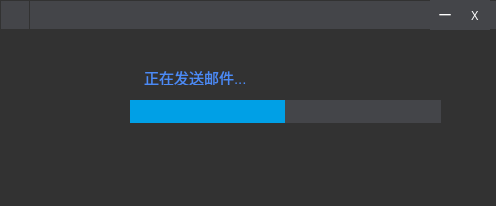
<?xml version="1.0" encoding="UTF-8"?>
<ui version="4.0">
 <class>Dialog</class>
 <widget class="QDialog" name="Dialog">
  <property name="geometry">
   <rect>
    <x>0</x>
    <y>0</y>
    <width>496</width>
    <height>206</height>
   </rect>
  </property>
  <property name="windowTitle">
   <string>发邮件</string>
  </property>
  <property name="windowIcon">
   <iconset>
    <normaloff>logo.png</normaloff>logo.png</iconset>
  </property>
  <property name="styleSheet">
   <string notr="true">border: 1px solid rgb(50, 50, 50);
        background: rgb(50, 50, 50);</string>
  </property>
  <widget class="QLabel" name="gifLabel">
   <property name="geometry">
    <rect>
     <x>30</x>
     <y>80</y>
     <width>91</width>
     <height>61</height>
    </rect>
   </property>
   <property name="text">
    <string/>
   </property>
  </widget>
  <widget class="QProgressBar" name="progressBar">
   <property name="geometry">
    <rect>
     <x>130</x>
     <y>100</y>
     <width>311</width>
     <height>23</height>
    </rect>
   </property>
   <property name="styleSheet">
    <string notr="true">QProgressBar{
        border: none;
        color: white;
        text-align: center;
        background: rgb(68, 69, 73);
}
QProgressBar::chunk {
        border: none;
        background: rgb(0, 160, 230);
}</string>
   </property>
   <property name="maximum">
    <number>0</number>
   </property>
   <property name="value">
    <number>-1</number>
   </property>
  </widget>
  <widget class="QLabel" name="txtLabel">
   <property name="geometry">
    <rect>
     <x>140</x>
     <y>65</y>
     <width>241</width>
     <height>21</height>
    </rect>
   </property>
   <property name="text">
    <string>&lt;html&gt;&lt;head/&gt;&lt;body&gt;&lt;p&gt;&lt;span style=&quot; font-family:'Microsoft YaHei'; font-size:15px; color:#4c8bf5;&quot;&gt;正在发送邮件...&lt;/span&gt;&lt;/p&gt;&lt;/body&gt;&lt;/html&gt;</string>
   </property>
  </widget>
  <widget class="QWidget" name="widget" native="true">
   <property name="geometry">
    <rect>
     <x>0</x>
     <y>160</y>
     <width>551</width>
     <height>41</height>
    </rect>
   </property>
   <widget class="QLabel" name="userLabel">
    <property name="geometry">
     <rect>
      <x>30</x>
      <y>0</y>
      <width>381</width>
      <height>31</height>
     </rect>
    </property>
    <property name="text">
     <string/>
    </property>
   </widget>
  </widget>
  <widget class="QWidget" name="widget_2" native="true">
   <property name="geometry">
    <rect>
     <x>0</x>
     <y>0</y>
     <width>501</width>
     <height>30</height>
    </rect>
   </property>
   <property name="styleSheet">
    <string notr="true">background: rgb(68, 69, 73);</string>
   </property>
   <widget class="QLabel" name="iconlabel">
    <property name="geometry">
     <rect>
      <x>0</x>
      <y>0</y>
      <width>30</width>
      <height>30</height>
     </rect>
    </property>
    <property name="pixmap">
     <pixmap>logo.png</pixmap>
    </property>
    <property name="scaledContents">
     <bool>true</bool>
    </property>
   </widget>
   <widget class="QLabel" name="labelmin">
    <property name="geometry">
     <rect>
      <x>430</x>
      <y>0</y>
      <width>30</width>
      <height>30</height>
     </rect>
    </property>
    <property name="font">
     <font>
      <family>微软雅黑</family>
     </font>
    </property>
    <property name="styleSheet">
     <string notr="true">QLabel{
   color:white;
	border:0px;
}
QLabel:hover{
   background-color:rgb(255,255,255,50%);
}</string>
    </property>
    <property name="text">
     <string>一</string>
    </property>
    <property name="alignment">
     <set>Qt::AlignCenter</set>
    </property>
   </widget>
   <widget class="QLabel" name="labelclose">
    <property name="geometry">
     <rect>
      <x>460</x>
      <y>0</y>
      <width>30</width>
      <height>30</height>
     </rect>
    </property>
    <property name="font">
     <font>
      <family>微软雅黑</family>
     </font>
    </property>
    <property name="styleSheet">
     <string notr="true">QLabel{
   color:white;
   border:0px;
}
QLabel:hover{

   background-color:red;

}</string>
    </property>
    <property name="text">
     <string>X</string>
    </property>
    <property name="alignment">
     <set>Qt::AlignCenter</set>
    </property>
   </widget>
  </widget>
 </widget>
 <resources/>
 <connections/>
</ui>
